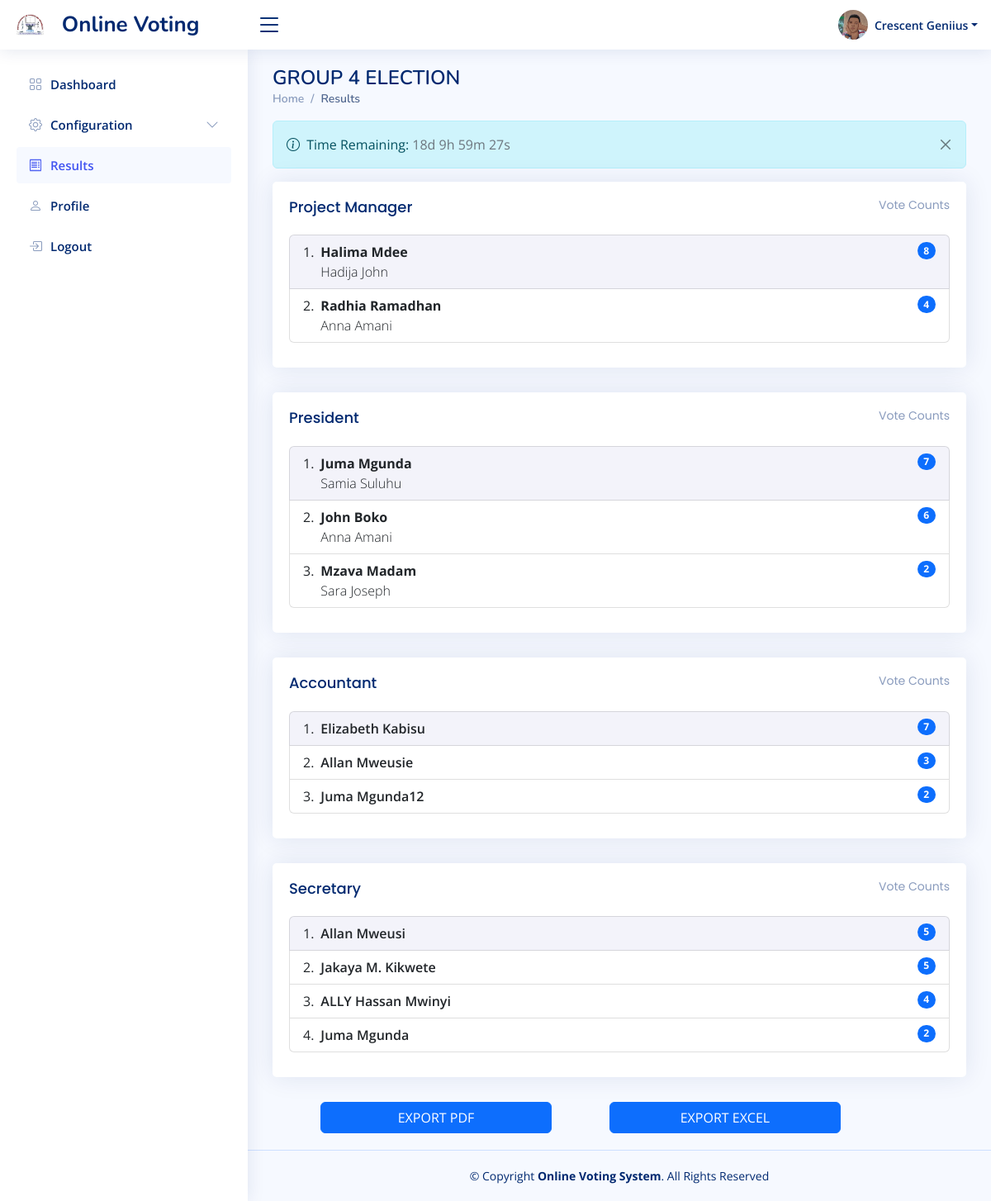
Screenshot of /index.php?page=results (signed in) with the database file from the repository.
### tables this page shows
CREATE TABLE `users` (
  `id` int(11) NOT NULL,
  `name` varchar(255) NOT NULL,
  `username` varchar(255) NOT NULL,
  `email` varchar(255) DEFAULT NULL,
  `phone` varchar(255) DEFAULT NULL,
  `profile_picture` varchar(255) DEFAULT NULL,
  `password` varchar(255) NOT NULL,
  `type` tinyint(4) NOT NULL DEFAULT 1,
  `updated_by` int(11) DEFAULT NULL,
  `created_at` timestamp NOT NULL DEFAULT current_timestamp(),
  `updated_at` timestamp NULL DEFAULT NULL ON UPDATE current_timestamp()
);

CREATE TABLE `election` (
  `id` int(11) NOT NULL,
  `title` varchar(255) NOT NULL,
  `year` varchar(255) NOT NULL,
  `voters` varchar(255) NOT NULL,
  `starttime` timestamp NULL DEFAULT NULL,
  `endtime` timestamp NULL DEFAULT NULL,
  `description` varchar(255) DEFAULT NULL,
  `status` tinyint(1) NOT NULL DEFAULT 0 COMMENT '0 - Is not active, 1 - Is Active',
  `can_vote` tinyint(4) DEFAULT NULL,
  `report_path` varchar(255) DEFAULT NULL,
  `added_by` int(11) DEFAULT NULL,
  `updated_by` int(11) DEFAULT NULL,
  `created_at` timestamp NOT NULL DEFAULT current_timestamp(),
  `updated_at` timestamp NULL DEFAULT NULL ON UPDATE current_timestamp()
);

CREATE TABLE `candidates` (
  `id` int(11) NOT NULL,
  `election_id` int(11) NOT NULL,
  `category_id` int(11) NOT NULL,
  `name` varchar(255) NOT NULL,
  `candidate_year` int(11) NOT NULL,
  `candidate_photo` varchar(255) DEFAULT NULL,
  `fellow_candidate_name` varchar(255) DEFAULT NULL,
  `fellow_candidate_year` int(11) DEFAULT NULL,
  `fellow_candidate_photo` varchar(255) DEFAULT NULL,
  `added_by` int(11) DEFAULT NULL,
  `updated_by` int(11) DEFAULT NULL,
  `created_at` timestamp NOT NULL DEFAULT current_timestamp() ON UPDATE current_timestamp(),
  `updated_at` timestamp NULL DEFAULT NULL ON UPDATE current_timestamp()
);

### results.php (the view, shortened to what this page needs)
<?php
include 'config/dbconnection.php';
$status = 1;
$query = $conn->prepare("SELECT * FROM election WHERE status = ?");
$query->bind_param('i', $status);
$exec = $query->execute();
$temp = $query->get_result();
$show_results = $temp->fetch_assoc();
if ($show_results) {
    $stmt = $conn->prepare("
    SELECT c.*, cat.name AS category_name, e.title AS election_name, e.id AS election_id, e.report_path AS report, e.starttime AS starttime, e.endtime AS endtime, COUNT(v.id) AS votes_count
    FROM candidates c
    JOIN categories cat ON c.category_id = cat.id
    JOIN election e ON c.election_id = e.id
    LEFT JOIN votes v ON e.id = v.election_id AND c.category_id = v.category_id AND c.id = v.candidate_id
    WHERE e.status = ?
    GROUP BY c.id
    ORDER BY votes_count DESC
");
    $stmt->bind_param('i', $status);
    $stmt->execute();
    $result = $stmt->get_result();
    $row = $result->fetch_assoc();
    if ($row) {
        $election_title = $row['election_name'];
        $election_id = $row['election_id'];
?>
        <div id="center_div" class="pagetitle">
            <h1><?php echo $election_title; ?></h1>
            <nav id="hide">
                <ol class="breadcrumb">
                    <li class="breadcrumb-item"><a href="index.php">Home</a></li>
                    <li class="breadcrumb-item active">Results</li>
                </ol>
            </nav>
        </div>
        <section class="section dashboard row">
            <div class="col-xxl-4 col-xl-12">
                <div id="hide" class="alert alert-info alert-dismissible fade show" role="alert">
                    <i class="bi bi-info-circle me-1"></i> Time Remaining: <span class="text-muted" id="countdown"></span>
                    <button type="button" class="btn-close" aria-label="Close" onclick="$(this).parent().fadeOut()"></button>
                </div>
                <?php
                $categories = array();
                foreach ($result as $key => $value) {
                    if (!empty($value['fellow_candidate_name'])) {
                        $categories[$value['category_name']][] = $value;
                    }
                }
                foreach ($categories as $categoryName => $categoryCandidates) {
                ?>
                    <div class="card info-card candidates-card">
                        <div class="card-body">
                            <h5 class="card-title"><?php echo $categoryName; ?> <span class="float-end">Vote Counts</span></h5>
                            <ol class="list-group list-group-numbered">
                                <?php
                                foreach ($categoryCandidates as $key => $candidate) {
                                    $listClass = ($key === 0) ? 'list-group-item d-flex justify-content-between align-items-start test-x' : 'list-group-item d-flex justify-content-between align-items-start';
                                ?>
                                    <li class="<?php echo $listClass; ?>">
                                        <div class="ms-2 me-auto">
                                            <div class="fw-bold"><?php echo $candidate['name']; ?></div>
                                            <div class="fw-light"><?php echo $candidate['fellow_candidate_name']; ?></div>
                                        </div>
                                        <span class="badge bg-primary rounded-pill"><?php echo $candidate['votes_count']; ?></span>
                                    </li>
                                <?php
                                }
                                ?>
                            </ol>
                        </div>
                    </div>
                <?php
                }
                ?>
                <?php
                $categories = array();
                foreach ($result as $key => $value) {
                    if (empty($value['fellow_candidate_name'])) {
                        $categories[$value['category_name']][] = $value;
                    }
                }
                foreach ($categories as $categoryName => $categoryCandidates) {
                ?>
                    <div class="card info-card candidates-card">
                        <div class="card-body">
                            <h5 class="card-title"><?php echo $categoryName; ?> <span class="float-end">Vote Counts</span></h5>
                            <ol class="list-group list-group-numbered">
                                <?php
                                foreach ($categoryCandidates as $key => $out) {
                                    $listClass = ($key === 0) ? 'list-group-item d-flex justify-content-between align-items-start test-x' : 'list-group-item d-flex justify-content-between align-items-start';
                                ?>
                                    <li class="<?php echo $listClass; ?>">
                                        <div class="ms-2 me-auto">
                                            <div class="fw-semibold"><?php echo $out['name']; ?></div>
                                        </div>
                                        <span class="badge bg-primary rounded-pill"><?php echo $out['votes_count']; ?></span>
                                    </li>
                                <?php
                                }
                                ?>
                            </ol>
                        </div>
                    </div>
                <?php
                }
                ?>
            </div>
            <?php if ($_SESSION['login_type'] == 0) { ?>
            <div class="row" id="hide">
                <button class="btn btn-primary col-4 offset-<?php echo $row['report'] == '' ? '1' : '4' ?>" onclick="printDiv('results')">EXPORT PDF</button>
                <?php
                if ($row['report'] == '') {
                echo '<a class="btn btn-primary col-4 offset-1" href="controllers/export_excel.php?action=export_excel&election_id='.$election_id.'">EXPORT EXCEL</a>';
                }
                ?>
            </div>
            <?php } ?>
        </section>
    <?php }
} ?>

### includes/header.php (shortened to what this page needs)
<?php
include 'config/dbconnection.php';
$userId = $_SESSION['login_id'];
$stmt = $conn->prepare("SELECT * FROM users WHERE id = ?");
$stmt->bind_param('i', $userId);
$stmt->execute();
$row = $stmt->get_result()->fetch_assoc();
?>
<header id="header hide" class="header fixed-top d-flex align-items-center">
  <div class="d-flex align-items-center justify-content-between">
    <a href="index.php" class="logo d-flex align-items-center">
      <img src="assets/img/logo.jpg" class="d-md-nones" alt="">
      <span class="d-none d-lg-block ps-3">Online Voting</span>
    </a>
    <i class="bi bi-list toggle-sidebar-btn"></i>
  </div>
  <nav class="header-nav ms-auto">
    <ul class="d-flex align-items-center">
      <li class="nav-item dropdown pe-3">
        <a class="nav-link nav-profile d-flex align-items-center pe-0" href="#" data-bs-toggle="dropdown">
          <?php
          if ($row['profile_picture']) {
            $profile_picture = $row['profile_picture'];
            $profile_picture_path = 'assets/img/profile/users/' . $profile_picture;
            if (file_exists($profile_picture_path)) {
              echo '<img src="' . $profile_picture_path . '" alt="Profile Picture" class="rounded-circle">';
            }
          } else { ?>
            <img src="assets/img/user.png" alt="Profile" class="rounded-circle">
          <?php } ?>
          <span class="d-none d-md-block dropdown-toggle ps-2"><?php echo $row['name'] ?></span>
        </a>
      </li>
    </ul>
  </nav>
</header>

### assets/css/style.css (style rules this page uses)
:root { scroll-behavior: smooth; }
body { font-family: "Open Sans", sans-serif; background: #f6f9ff; color: #444444; }
a { color: #4154f1; text-decoration: none; }
h1, h2, h3, h4, h5, h6 { font-family: "Nunito", sans-serif; }
.test-x { background-color: #ededf8a6; }
.pagetitle { margin-bottom: 10px; }
.pagetitle h1 { font-size: 24px; margin-bottom: 0; font-weight: 600; color: #012970; }
.card { margin-bottom: 30px; border: none; border-radius: 5px; box-shadow: 0px 0 30px rgba(1, 41, 112, 0.1); }
.card-title { padding: 20px 0 15px 0; font-size: 18px; font-weight: 500; color: #012970; font-family: "Poppins", sans-serif; }
.card-title span { color: #899bbd; font-size: 14px; font-weight: 400; }
.card-body { padding: 0 20px 20px 20px; }
.btn-close { background-size: 25%; }
.breadcrumb { font-size: 14px; font-family: "Nunito", sans-serif; color: #899bbd; font-weight: 600; }
.breadcrumb a { color: #899bbd; transition: 0.3s; }
.breadcrumb .breadcrumb-item::before { color: #899bbd; }
.breadcrumb .active { color: #51678f; font-weight: 600; }
.logo { line-height: 1; }
@media (min-width: 1200px) { .logo { width: 280px; } }
.logo img { max-height: 26px; margin-right: 6px; }
.logo span { font-size: 26px; font-weight: 700; color: #012970; font-family: "Nunito", sans-serif; }
.header { transition: all 0.5s; z-index: 997; height: 60px; box-shadow: 0px 2px 20px rgba(1, 41, 112, 0.1); background-color: #fff; padding-left: 20px; }
.header .toggle-sidebar-btn { font-size: 32px; padding-left: 10px; cursor: pointer; color: #012970; }
.header-nav ul { list-style: none; }
.header-nav>ul { margin: 0; padding: 0; }
.header-nav .nav-profile { color: #012970; }
.header-nav .nav-profile img { max-height: 36px; }
.header-nav .nav-profile span { font-size: 14px; font-weight: 600; }
.dashboard .info-card { padding-bottom: 10px; }

### rows the page displays
users: profile_picture (picture), name "Crescent Geniius"
election: title "GROUP 4 ELECTION"
candidates: name "Halima Mdee", fellow_candidate_name "Hadija John", votes_count "8"
candidates: name "Radhia Ramadhan", fellow_candidate_name "Anna Amani", votes_count "4"
candidates: name "Juma Mgunda", fellow_candidate_name "Samia Suluhu", votes_count "7"
candidates: name "John Boko", fellow_candidate_name "Anna Amani", votes_count "6"
candidates: name "Mzava Madam", fellow_candidate_name "Sara Joseph", votes_count "2"
candidates: name "Elizabeth Kabisu", votes_count "7"
candidates: name "Allan Mweusie", votes_count "3"
candidates: name "Juma Mgunda12", votes_count "2"
candidates: name "Allan Mweusi", votes_count "5"
candidates: name "Jakaya M. Kikwete", votes_count "5"
candidates: name "ALLY Hassan Mwinyi", votes_count "4"
candidates: name "Juma Mgunda", votes_count "2"

### other values shown
$categoryName "Project Manager"
$categoryName "President"
$categoryName "Accountant"
$categoryName "Secretary"
